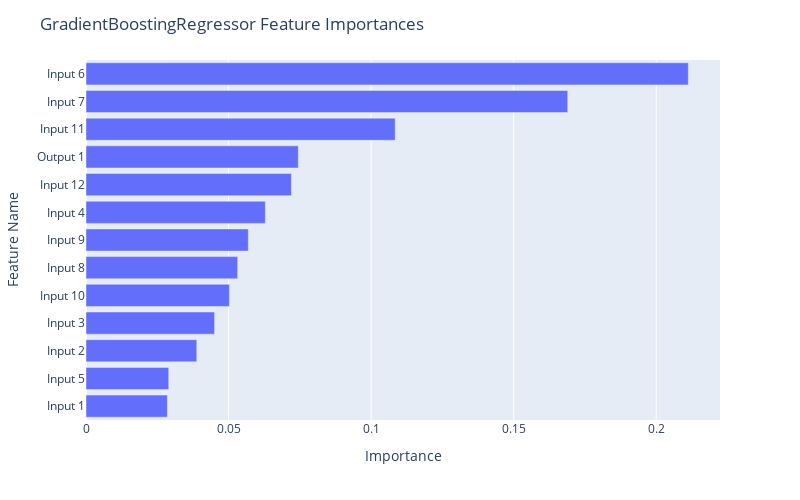

Notebook source saved alongside this figure:
### Code cell
fig = px.bar(df_gb, x="Importance", y="Feature Name")

fig.update_layout(
    autosize=False,
    width=800,
    height=500,
    title_text=f"GradientBoostingRegressor Feature Importances",
    yaxis={'categoryorder':'total ascending'}
)

fig.show()

### Figure 1 — Plotly figure (JSON) as saved in the notebook; plotly's stock layout.template omitted (floating-point values rounded to 4 significant figures)
{"data": [{"alignmentgroup": "True", "hovertemplate": "Importance=%{x}<br>Feature Name=%{y}<extra></extra>", "legendgroup": "", "marker": {"color": "#636efa", "pattern": {"shape": ""}}, "name": "", "offsetgroup": "", "orientation": "h", "showlegend": false, "textposition": "auto", "type": "bar", "x": [0.2112, 0.169, 0.1084, 0.07446, 0.07204, 0.0629, 0.05693, 0.0532, 0.0503, 0.04509, 0.03886, 0.02903, 0.02854], "xaxis": "x", "y": ["Input 6", "Input 7", "Input 11", "Output 1", "Input 12", "Input 4", "Input 9", "Input 8", "Input 10", "Input 3", "Input 2", "Input 5", "Input 1"], "yaxis": "y"}], "layout": {"autosize": false, "barmode": "relative", "height": 500, "legend": {"tracegroupgap": 0}, "margin": {"t": 60}, "title": {"text": "GradientBoostingRegressor Feature Importances"}, "width": 800, "xaxis": {"anchor": "y", "autorange": true, "domain": [0, 1], "range": [0, 0.2224], "title": {"text": "Importance"}, "type": "linear"}, "yaxis": {"anchor": "x", "autorange": true, "categoryorder": "total ascending", "domain": [0, 1], "range": [-0.5, 12.5], "title": {"text": "Feature Name"}, "type": "category"}}}
